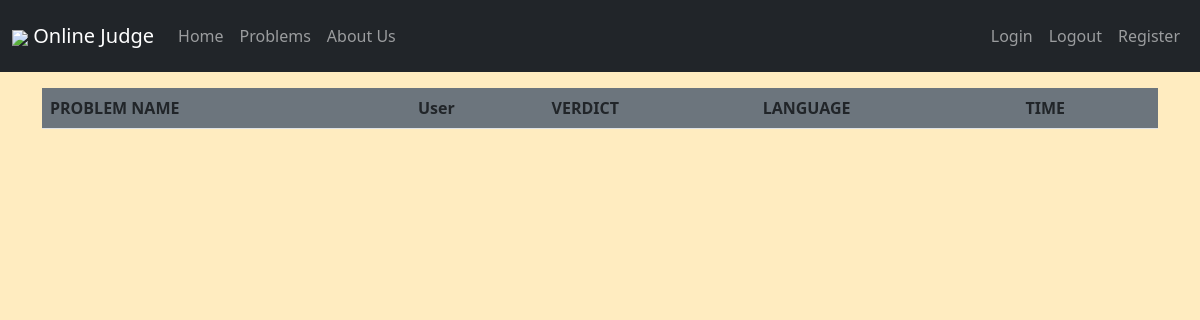
The app's page /judge/submissions/, older data.
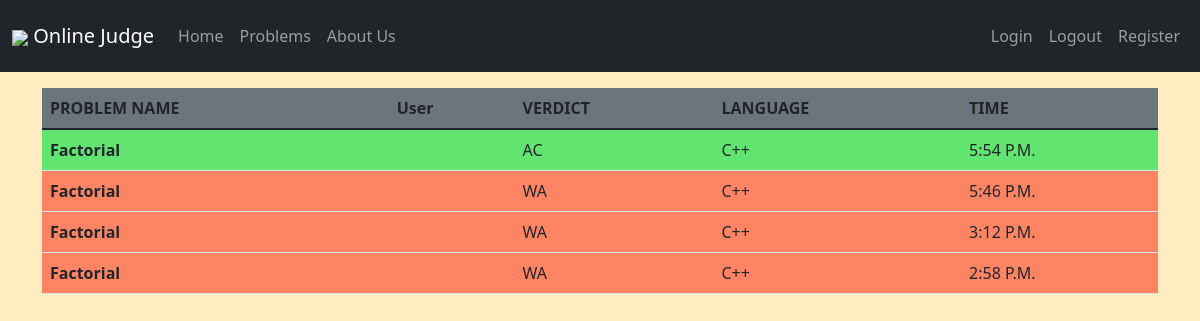
The same page, newer data.
### judge/models.py (models this page shows)
class Solution(models.Model):
    Language_choices = (
        ('c++' , 'cpp'),
    )
    Verdict_choices = (
        ('PS' , 'Processing'),
        ('WA' , 'Wrong Answer'),
        ('AC' , 'All Correct'),
    )
    user = models.ForeignKey(User ,on_delete=models.CASCADE)
    problem = models.ForeignKey(Problem , on_delete=models.CASCADE)
    language = models.CharField(max_length=10 , choices=Language_choices)
    code_file = models.FileField(upload_to='code_file/' , null=False)
    verdict = models.CharField(max_length=5 , choices=Verdict_choices)
    timestamp = models.TimeField(auto_now_add=True)

class Problem(models.Model):
    Difficulty_choices = (
    ('difficult' , 'difficult'),
    ('medium' , 'medium'),
    ('easy' , 'easy'),
    )
    problem_name = models.CharField(max_length=50)
    problem_desc = models.TextField()
    problem_difficulty = models.CharField(max_length=10, choices=Difficulty_choices)
    def __str__(self):
        return self.problem_name

### judge/views.py (the view)
# urls.py: path('submissions/' , views.submissions , name="submissions"),
def submissions(request):
    submissions = Solution.objects.all().order_by('-id')[:10]
    return render(request,'submissions.html' , {'submissions' : submissions})

### templates/submissions.html (shortened to what this page needs)
{% extends 'base.html' %}
{% block body %}
{% include 'navbar.html' %}
<div class="container">
  <table class="table mt-3">
    <thead class="p-4">
      <tr class="bg-secondary">
        <th scope="col">PROBLEM NAME</th>
        <th scope="col">User</th>
        <th scope="col">VERDICT</th>
        <th scope="col">LANGUAGE</th>
        <th scope="col">TIME</th>
      </tr>
    </thead>
    <tbody>
  {% for submission in submissions %}
  {% if submission.verdict == "AC" %}
  <tr style="background-color: #4ce366e0;">
    <th scope="row" class="text-capitalize">{{submission.problem}}</th>
    <td class="text-capitalize">{{submission.user}}</td>
    <td class="text-capitalize">{{submission.verdict}}</td>
    <td class="text-capitalize">{{submission.language}}</td>
    <td class="text-capitalize">{{submission.timestamp}}</td>
  </tr>
  {% elif submission.verdict == "WA"%}
  <tr style="background-color: #ff8463;">
    <th scope="row" class="text-capitalize">{{submission.problem}}</th>
    <td class="text-capitalize">{{submission.user}}</td>
    <td class="text-capitalize">{{submission.verdict}}</td>
    <td class="text-capitalize">{{submission.language}}</td>
    <td class="text-capitalize">{{submission.timestamp}}</td>
  </tr>
  {% endif %}
  {% endfor %}
</tbody>
</table>
</div>
{% endblock body %}

### templates/base.html (shortened to what this page needs)
<!DOCTYPE html>
<html lang="en">
<head>
    <link href="https://cdn.jsdelivr.net/npm/bootstrap@5.1.3/dist/css/bootstrap.min.css" rel="stylesheet">
    <link rel="stylesheet" href="https://cdnjs.cloudflare.com/ajax/libs/font-awesome/6.1.1/css/all.min.css" />
</head>
<body>
    {% block body %}
    {% endblock body %}
</body>
</html>

### templates/navbar.html (shortened to what this page needs)
<nav class="navbar navbar-expand-lg navbar-dark bg-dark">
    <div class="container-fluid">
        <a class="navbar-brand" href="{% url 'judge:index' %}">
            <img src="https://img.icons8.com/nolan/48/ios-photos.png">
            Online Judge
        </a>
        <div class="collapse navbar-collapse" id="navbarSupportedContent">
            <ul class="navbar-nav me-auto mb-2 mb-lg-0">
                <li class="nav-item">
                    <a class="nav-link" href="{% url 'judge:index' %}">Home</a>
                </li>
                <li class="nav-item">
                    <a class="nav-link" href="{% url 'judge:problems' %}">Problems</a>
                </li>
                <li class="nav-item">
                    <a class="nav-link">About Us</a>
                </li>
            </ul>
            <span class="navbar-text">
                <ul class="navbar-nav me-auto mb-2 mb-lg-0">
                  <li class="nav-item">
                    <a class="nav-link" href="{% url 'judge:login' %}">Login</a>
                  </li>
                  <li class="nav-item">
                    <a class="nav-link" aria-current="page" href="{% url 'judge:logout' %}">Logout</a>
                  </li>
                  <li class="nav-item">
                    <a class="nav-link" href="{% url 'judge:register' %}">Register</a>
                  </li>
                </ul>
              </span>
        </div>
    </div>
</nav>

### templates/submissions.html (style rules this page uses)
body { background-color: #ffdf9596; }

Row changes from the older to the newer data that the page shows:
added Solution: problem "Factorial", verdict "AC", language "C++", timestamp "5:54 P.m."
added Solution: problem "Factorial", verdict "WA", language "C++", timestamp "5:46 P.m."
added Solution: problem "Factorial", verdict "WA", language "C++", timestamp "3:12 P.m."
added Solution: problem "Factorial", verdict "WA", language "C++", timestamp "2:58 P.m."
